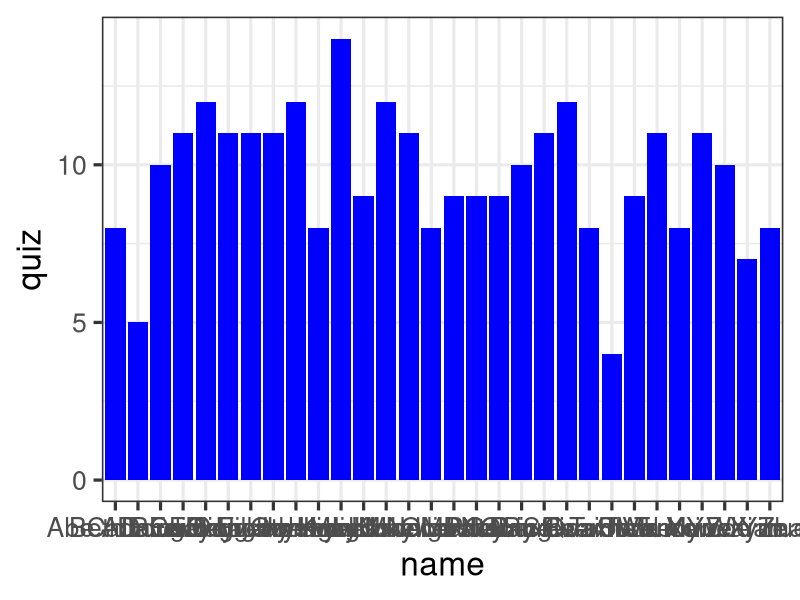
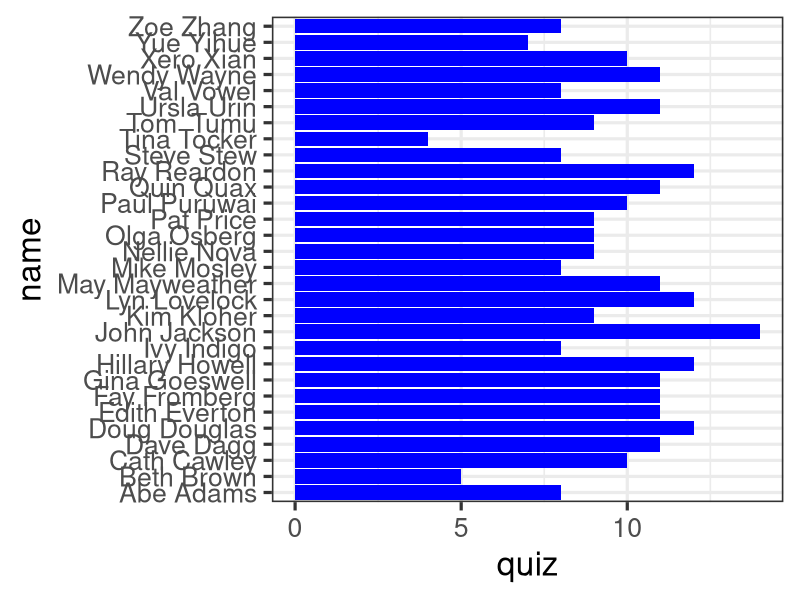
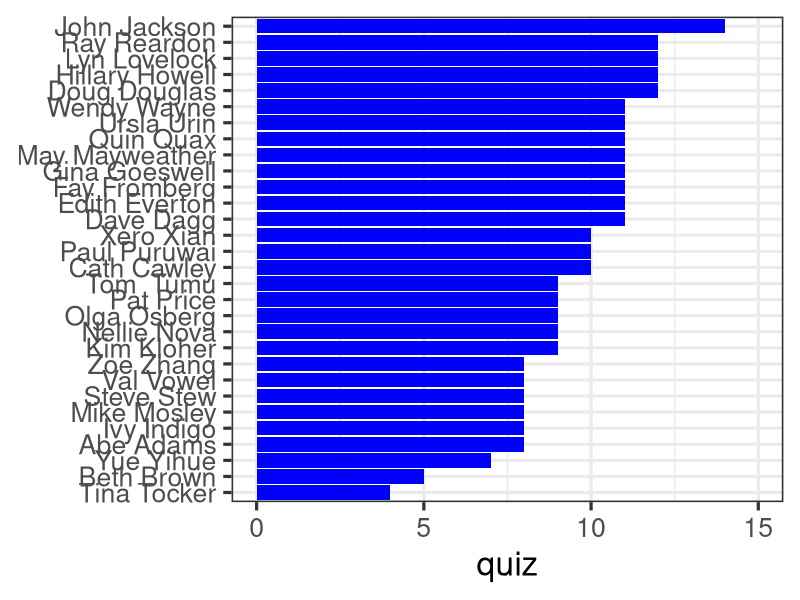
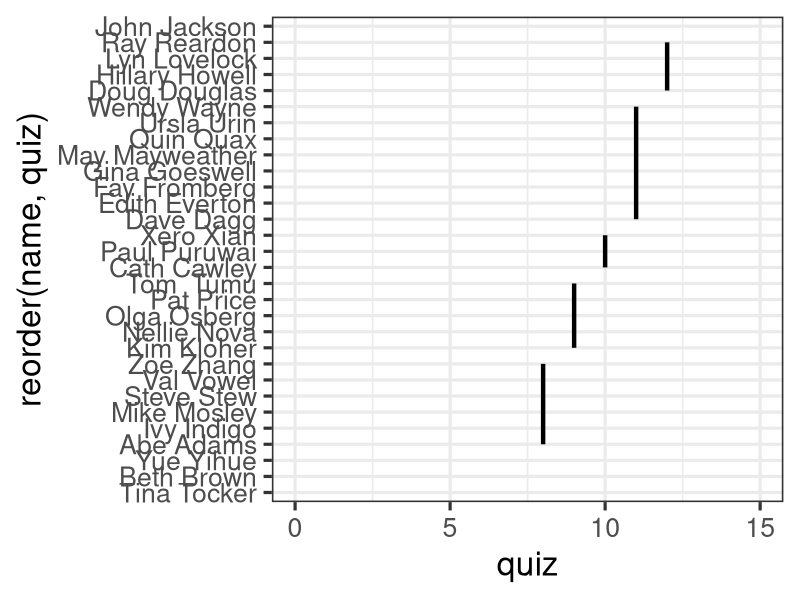
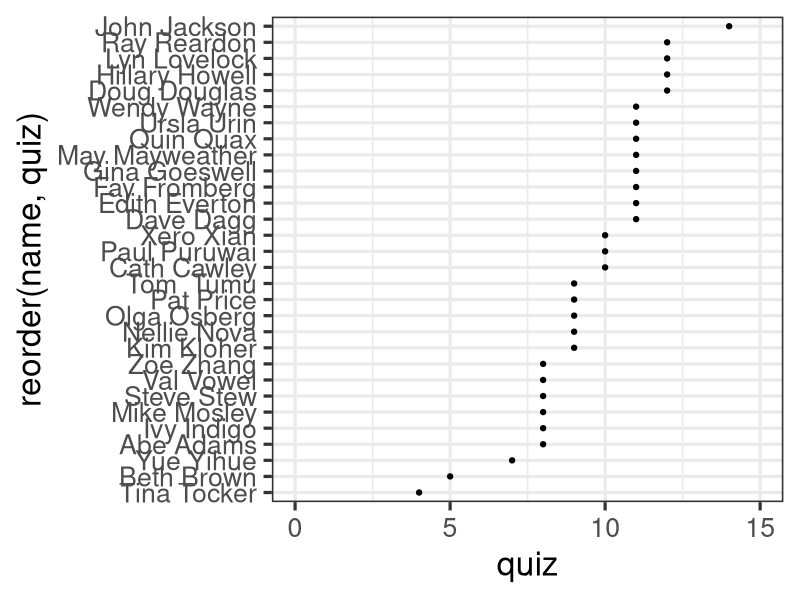
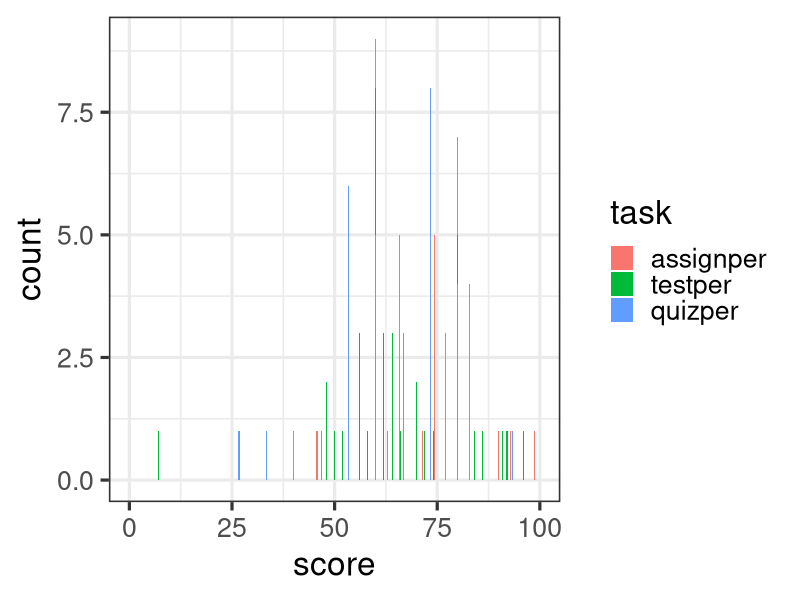
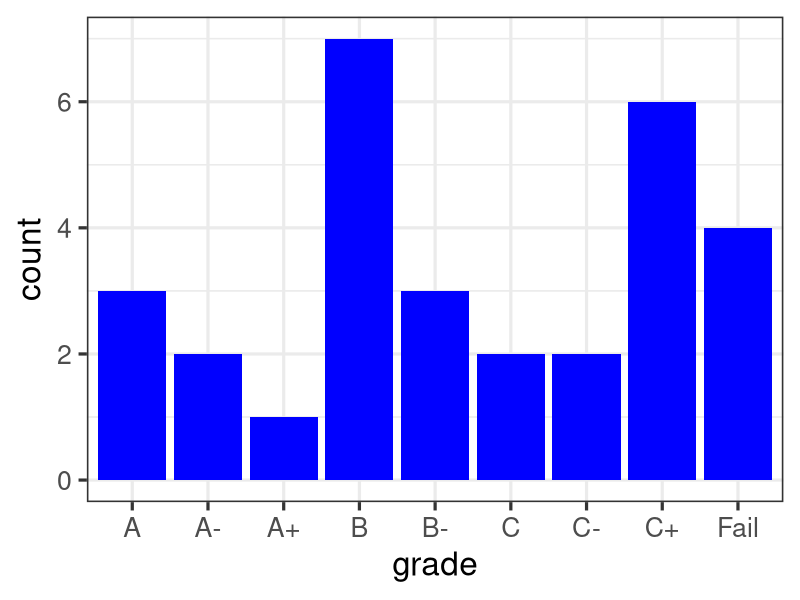
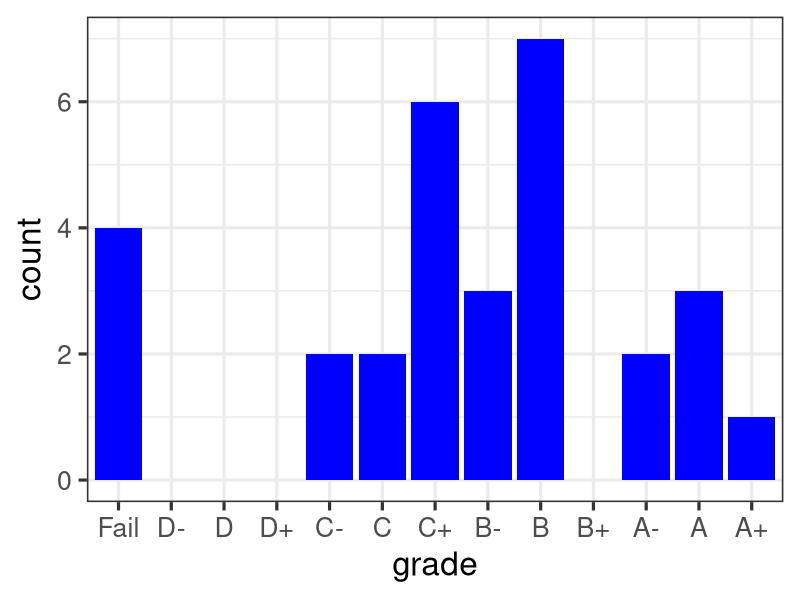

Here is the R script that generated these plots, in order: (Note: this script raises an error after producing the figures.)
# start of script 
# load all required packages
#
library(MASS);library(nnet)    # required for car
library(car)                   # has recode function !
library(ggplot2)
library(grid)                  # required for multiplot function
library(reshape2)

# get Data
#
name <- c("Abe Adams","Beth Brown","Cath Cawley","Dave Dagg","Doug Douglas",
         "Edith Everton","Fay Fromberg","Gina Goeswell","Hillary Howell",
         "Ivy Indigo","John Jackson","Kim Kloher","Lyn Lovelock",
         "May Mayweather","Mike Mosley","Nellie Nova","Olga Osberg","Pat Price",
         "Paul Puruwai","Quin Quax","Ray Reardon","Steve Stew","Tina Tocker",
         "Tom  Tumu","Ursla Urin","Val Vowel","Wendy Wayne","Xero Xian",
         "Yue Yihue","Zoe Zhang")
gender <- c("Male","Female","Female","Male","Male","Female","Female","Female",
            "Female","Female","Male","Female","Female","Female","Male","Female",
            "Female","Male","Male","Male","Male","Male","Female","Male",
            "Female","Female","Female","Male","Male","Female")
quiz <- c(8,5,10,11,12,11,11,11,12,8,14,9,12,11,8,9,9,9,10,11,12,8,4,9,11,8,11,
          10,7,8)
assign <- c(26,23,26,27,23,0,29,26,31.5,0,34.5,26,27,26,23,29,23,22,28,29,32.5,
            0,25,29,28,21,27,16,14,23)
test <- c(26,28,31,36,30,24,43,37,42,24,40,28,33,35,30,30,28,29,48,31,45.5,3.5,
         25,46,31,32,35,32,32,0)
total <- c(60,56,67,74,65,35,83,74,86,32,88,63,72,72,61,68,60,60,86,71,90,11,
          54,84,70,61,73,58,53,31)
#
sdata01 <- data.frame(name,gender,quiz,assign,test,total)
rm (name,gender,quiz,assign,test,total)
#
#
# bash data into shape
#
sdata01$totb <- as.character(sdata01$total) # new column for recode
#View(sdata01)
#
sdata01$grade <- recode(sdata01$totb, "c(40,41,42,43,44)='D-'; 
c(45,46,47,48,49)='D'; c(50,51,52,53,54) ='C-'; c(55,56,57,58,59) ='C'; 
c(60,61,62,63,64) ='C+'; c(65,66,67,68,69) ='B-'; c(70,71,72,73,74) ='B'; 
c(75,76,77,78,79) ='B+'; c(80,81,82,83,84) ='A-'; c(85,86,87,88,89) ='A'; 
c(90,91,92,93,94,95,96,97,98,99) ='A+'; else = 'Fail'")
#View(sdata01)        
#
sdata01$assignper <- (sdata01$assign/35*100)  # convert score to % & new column
sdata01$testper <- (sdata01$test/50*100)    # convert score to % & new column
sdata01$quizper <- (sdata01$quiz/15*100)    # convert score to % & new column
q1 <- sdata01 
str(q1)
q1$assignper <- round(q1$assignper,digits=1) # round = 1 decimal place
q1$quizper <- round(q1$quizper,digits=1)
str(q1)
q2 <- q1[order(sdata01$total),] # order data
#
names(q2)
str(q2)
plotbar <- q2
#
# subset or select relevant three variables and then stack for boxplots
qs <- q2[9:11]  # select relevant columns
str(qs)
qp <- stack(qs)  # stacks variables on top
str(qp)
qs <- qp
colnames(qs) <- c("score", "task") # add column names
str(qs)
plotbox <- qs
#
# subset again for stacked bar graph
qt <- q2[1:4]
#
qu <- melt(qt, id.vars=c('name'),var='task')  # stack data required for stacked bar graphs
plotstbar <- qu
#
rm (q1,q2,qp,qs,qt,qu)   # remove objects no longer needed
#
# Now do plots
# load required functions - in this case multiplot -which requires grid
multiplot <- function(..., plotlist=NULL, cols) {
  require(grid)
  
  # Make a list from the ... arguments and plotlist
  plots <- c(list(...), plotlist)
  
  numPlots = length(plots)
  
  # Make the panel
  plotCols = cols                          # Number of columns of plots
  plotRows = ceiling(numPlots/plotCols) # Number of rows needed, calculated from # of cols
  
  # Set up the page
  grid.newpage()
  pushViewport(viewport(layout = grid.layout(plotRows, plotCols)))
  vplayout <- function(x, y)
    viewport(layout.pos.row = x, layout.pos.col = y)
  
  # Make each plot, in the correct location
  for (i in 1:numPlots) {
    curRow = ceiling(i/plotCols)
    curCol = (i-1) %% plotCols + 1
    print(plots[[i]], vp = vplayout(curRow, curCol ))
  }
  
}
#
#
# vertical bar of quiz (no good)
ggplot(plotbar, aes(x=name, y=quiz)) + geom_bar(stat="identity", fill="blue",size=1.5) + theme_bw(base_size = 24)
#
# horizontal bar of quiz (better)
ggplot(plotbar, aes(x=name,y=quiz)) + geom_bar(stat="identity",fill="blue",size=1.5) + theme_bw(base_size = 24) + coord_flip()

# horizontal bar of quiz (ordered, better still)
plotb01 <- ggplot(plotbar, aes(x=reorder(name,quiz),y=quiz)) + geom_bar(stat="identity",fill="blue",size=1.5) + theme_bw(base_size = 24) + coord_flip() + ylim(0,15) 
plotb01 + theme(axis.title.y=element_blank())
#
# horizontal line of quiz 
ggplot(plotbar, aes(x=reorder(name,quiz), y=quiz, group=quiz)) + geom_line(size=1.5) + theme_bw(base_size = 24)+ coord_flip() + ylim(0,15) 
#
ggplot(plotbar, aes(x=reorder(name,quiz), y=quiz, group=quiz)) + geom_point(size=1.5) + theme_bw(base_size = 24)+ coord_flip() + ylim(0,15) 
#
# vertical bar of 3 tasks of top of each other
ggplot(plotbox, aes(score, fill=task)) + geom_bar(binwidth=3.3)+ theme_bw(base_size = 24) + xlim(0,100) 
#
# vertical bar of final grade unordered
ggplot(plotbar, aes(x=grade)) + geom_bar(fill="blue",size=1.5) + theme_bw(base_size = 24)
# vertical bar of final grade ordered
plotb20 <- ggplot(plotbar, aes(x=grade)) + geom_bar(fill="blue",size=1.5) + theme_bw(base_size = 24) 
plotb20 + scale_x_discrete(limits=c("Fail","D-","D","D+","C-","C","C+","B-","B","B+","A-","A","A+"))
#
#
# Cleveland dot plot of final grades
plotc30 <- ggplot(plotbar,aes(x=grade,y=reorder(name,total))) + geom_point(size=3) + theme_bw(base_size = 24)
plotc31 <- plotc30 + scale_x_discrete(limits=c("Fail","D-","D","D+","C-","C","C+","B-","B","B+","A-","A","A+"))
plotc31  + theme(axis.title.y=element_blank())
#
# Cleveland dot plot of final grades with dotted lines
plotc40 <- ggplot(plotbar,aes(x=grade,y=reorder(name,total))) + geom_point(size=3) + theme_bw(base_size = 20)
plotc41 <- plotc40 +scale_x_discrete(limits=c("Fail","D-","D","D+","C-","C","C+","B-","B","B+","A-","A","A+"))
plotc41 + theme(axis.title.y=element_blank()) +
     theme(panel.grid.major.x = element_blank(), panel.grid.minor.x = element_blank(),
           panel.grid.major.y = element_line(colour="grey60",linetype="dashed"))


# Cleveland dot plot of final grades with dotted lines, but one label only
plotc50 <- ggplot(plotbar,aes(x=grade,y=reorder(nameB,total))) + geom_point(size=3) + theme_bw(base_size = 20) 
plotc51 <- plotc50 + scale_x_discrete(limits=c("Fail","D-","D","D+","C-","C","C+","B-","B","B+","A-","A","A+"))
plotc51 + theme(axis.title.y=element_blank()) +
  theme(panel.grid.major.x = element_blank(), panel.grid.minor.x = element_blank(),
        panel.grid.major.y = element_line(colour="grey60",linetype="dashed"))


# boxplots of 3 tasks unordered
ggplot(plotbox, aes(x=task, y=score, fill=task)) + geom_boxplot(binwidth=4) + theme_bw(base_size = 24) + ylim(0,100) + ylab("score (%)") + scale_fill_manual(values=c("red","green","blue"))
#
# boxplots of 3 tasks - get order of tasks right
plotbx50 <- ggplot(plotbox, aes(x=task, y=score, fill=task)) + geom_boxplot(binwidth=4)
plotbx50  + theme_bw(base_size = 24) + ylim(0,100) + scale_fill_manual(values=c("red","green","blue"))+ xlim("quizper","assignper","testper")
#
# boxplots of 3 tasks - ordered get rid of task labels
plotbx51 <- ggplot(plotbox, aes(x=task, y=score, fill=task)) + geom_boxplot(binwidth=4)
plotbx51  + theme_bw(base_size = 24) + ylim(0,100) + scale_fill_manual(values=c("red","green","blue"), guide=FALSE) + xlim("quizper","assignper","testper") + ylab("score (%)") 
#
# boxplots of 3 tasks - ordered get rid of task labels, blue palette
plotbx511 <- ggplot(plotbox, aes(x=task, y=score, fill=task)) + geom_boxplot(binwidth=4)
plotbx511  + theme_bw(base_size = 24) + ylim(0,100) + scale_fill_brewer(palette="Blues", guide=FALSE) + xlim("quizper","assignper","testper") + ylab("score (%)") 
#
# boxplots of 3 tasks - ordered get rid of task labels, blue palette
plotbx512 <- ggplot(plotbox, aes(x=task, y=score, fill=task)) + geom_boxplot(binwidth=4)
plotbx512  + theme_bw(base_size = 24) + ylim(0,100) + scale_fill_brewer(guide=FALSE) + xlim("quizper","assignper","testper") + ylab("score (%)") 
#
# boxplots of 3 tasks - ordered get rid of task labels, blue palette
plotbx513 <- ggplot(plotbox, aes(x=task, y=score, fill=task)) + geom_boxplot(binwidth=4) + coord_flip()
plotbx513  + theme_bw(base_size = 24) + ylim(0,100) + scale_fill_brewer(guide=FALSE) + xlim("quizper","assignper","testper") + ylab("score (%)") 
#
#
# boxplots of 3 tasks - ordered get rid of task labels, no colour fills
plotbx52 <- ggplot(plotbox, aes(x=task, y=score, fill=task)) + geom_boxplot(binwidth=4)
plotbx52  + theme_bw(base_size = 24) + ylim(0,100) + scale_fill_manual(values=c("white","white","white"), guide=FALSE) + xlim("quizper","assignper","testper") + ylab("score (%)") 

# boxplots of 3 tasks - no task labels, and means as diamonds
plotbx53 <- ggplot(plotbox, aes(x=task, y=score, fill=task)) + geom_boxplot(binwidth=4)
plotbx53 + theme_bw(base_size = 24) + ylim(0,100) + scale_fill_manual(values=c("white","white","white"), guide=FALSE) + xlim("quizper","assignper","testper") + ylab("score (%)") +
stat_summary(fun.y = "mean", geom ="point", shape = 23, size = 4, fill ="blue")

# boxplots of 3 tasks - ordered get rid of task labels, no colour fills + text
plotbx54 <- ggplot(plotbox, aes(x=task, y=score, fill=task)) + geom_boxplot(binwidth=4)
qq <- plotbx54 + theme_bw(base_size = 24) + ylim(0,100) + scale_fill_manual(values=c("white","white","white"), guide=FALSE) + xlim("quizper","assignper","testper") + ylab("score (%)") 
qp <- qq + annotate("text", x =Inf, hjust=31.15, y =80, label="*", size = 14.6, colour ="blue")
qr <- qp + annotate("text", x =Inf, hjust=19.3, y =77, label ="*", size = 14.6, colour ="blue")
qr +       annotate("text", x =Inf, hjust=7.55, y=60, label ="*", size = 14.6, colour ="blue")
#

#

# Line density plot (filled) of tasks
ggplot(plotbox, aes(x=score,fill=task)) + geom_density() + geom_density(alpha=.3) + theme_bw(base_size = 24)+ xlim(0,100)
#
# Line density plot (unfilled) of tasks
ggplot(plotbox, aes(x=score,colour=task)) + geom_density() + geom_density(alpha=.3) + theme_bw(base_size = 24)+ xlim(0,100)
#
plotstbar01 <- ggplot(plotstbar, aes(x=name, y=value, fill=task))+ theme_bw(base_size = 24)
plotstbar01 + geom_bar(stat="identity")+ coord_flip() + theme(axis.title.y=element_blank())
#
plotstbar02 <- ggplot(plotstbar, aes(x=reorder(name, value), y=value, fill=task))+ theme_bw(base_size = 24)
plotstbar02 + geom_bar(stat="identity")+ coord_flip() + theme(axis.title.y=element_blank()) + ylab("score (%)") 
#
p5a  <- ggplot(plotstbar, aes(x=reorder(name, value), y=value, fill=task))+ theme_bw(base_size = 24)
p5   <- p5a  + geom_bar(stat="identity")+ coord_flip() + theme(axis.title.y=element_blank()) + ylab("score (%)") 

#
p1 <- plotc41 + theme(axis.title.y=element_blank()) + theme(panel.grid.major.x = element_blank(),
           panel.grid.minor.x = element_blank(), panel.grid.major.y
           = element_line(colour="grey60",linetype="dashed"))

p2 <- ggplot(plotbox, aes(x=score,colour=task)) +geom_density()+geom_density(alpha=.3) + theme_bw(base_size = 24)+ xlim(0,100)+ xlab("score (%)") 

p3 <- ggplot(plotbox, aes(score, fill=task)) + geom_bar(binwidth=3.3)+ theme_bw(base_size = 24) + xlim(0,100) + xlab("score (%)") 

p4 <- ggplot(plotbox, aes(x=task,y=score, fill=task)) +geom_boxplot(binwidth=4) + theme_bw(base_size = 24) + ylim(0,100) + ylab("score (%)") + scale_fill_manual(values=c("red","green","blue"), guide=FALSE)+ xlim("quizper","assignper","testper")


p5 <- ggplot(plotbar,aes(x=grade,y=reorder(nameB,total))) + geom_point(size=3) + theme_bw(base_size = 20) 
p5a <- p5 + scale_x_discrete(limits=c("Fail","D-","D","D+","C-","C","C+","B-","B","B+","A-","A","A+"))
p5b <- p5a + theme(axis.title.y=element_blank()) +
  theme(panel.grid.major.x = element_blank(), panel.grid.minor.x = element_blank(),
        panel.grid.major.y = element_line(colour="grey60",linetype="dashed"))

p6 <- ggplot(plotbox, aes(x=task, y=score, fill=task)) + geom_boxplot(binwidth=4)
p6a <- p6 + theme_bw(base_size = 24) + ylim(0,100) + scale_fill_manual(values=c("white","white","white"), guide=FALSE) + xlim("quizper","assignper","testper") + ylab("score (%)") 
p6b <- p6a + annotate("text", x =Inf, hjust=30.15, y =80, label="*", size = 14.6, colour ="blue")
p6c <- p6b + annotate("text", x =Inf, hjust=16.3, y =77, label ="*", size = 14.6, colour ="blue")
p6d <- p6c + annotate("text", x =Inf, hjust=8.25, y=60, label ="*", size = 14.6, colour ="blue")


p7 <- ggplot(plotbox, aes(x=task, y=score, fill=task)) + geom_boxplot(binwidth=4)
p7a <- p7 + theme_bw(base_size = 24) + ylim(0,100) + scale_fill_brewer(guide=FALSE) + xlim("quizper","assignper","testper") + ylab("score (%)") 

p8 <- ggplot(plotstbar, aes(x=reorder(name, value), y=value, fill=task))+ theme_bw(base_size = 24)
p8b <- p8 + geom_bar(stat="identity")+ coord_flip() + theme(axis.title.y=element_blank()) + ylab("score (%)") 


# play with layouts
#
multiplot (p1, p2, p3, p4, cols=2)
multiplot (p1, p3,cols=2)
#multiplot (p1, p3,cols=1)
multiplot (p1, p2, p3, cols=2)
#multiplot (p1, p2,cols=1)
multiplot (p1, p4, cols=2) # 2nd best solution
multiplot (p1, p7a, cols=2) # best solution
multiplot (p5b, p6d, cols=2)
multiplot (p1, p8b, cols=2) # best solution
#
#
#
# end of script  #############################

